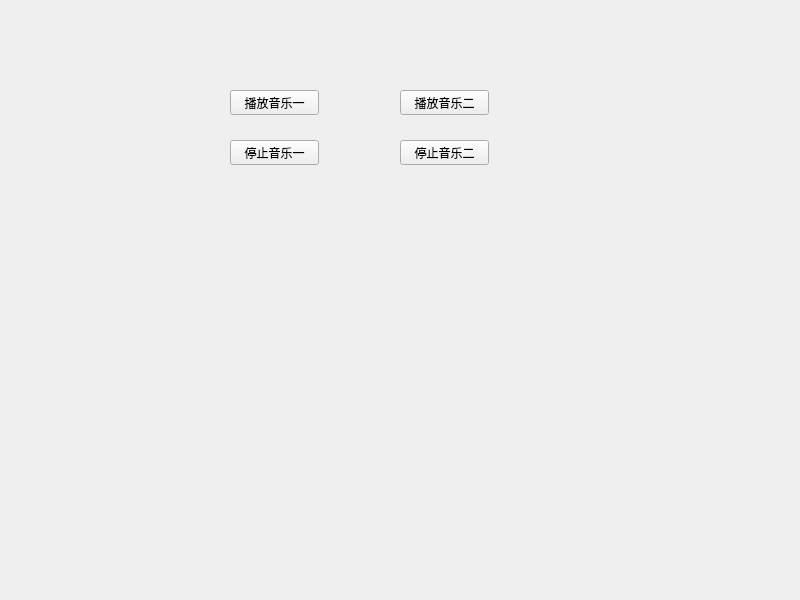
<?xml version="1.0" encoding="UTF-8"?>
<ui version="4.0">
 <class>Widget</class>
 <widget class="QWidget" name="Widget">
  <property name="geometry">
   <rect>
    <x>0</x>
    <y>0</y>
    <width>800</width>
    <height>600</height>
   </rect>
  </property>
  <property name="windowTitle">
   <string>Widget</string>
  </property>
  <widget class="QPushButton" name="pushButton">
   <property name="geometry">
    <rect>
     <x>230</x>
     <y>90</y>
     <width>89</width>
     <height>25</height>
    </rect>
   </property>
   <property name="text">
    <string>播放音乐一</string>
   </property>
  </widget>
  <widget class="QPushButton" name="pushButton_2">
   <property name="geometry">
    <rect>
     <x>230</x>
     <y>140</y>
     <width>89</width>
     <height>25</height>
    </rect>
   </property>
   <property name="text">
    <string>停止音乐一</string>
   </property>
  </widget>
  <widget class="QPushButton" name="pushButton_3">
   <property name="geometry">
    <rect>
     <x>400</x>
     <y>90</y>
     <width>89</width>
     <height>25</height>
    </rect>
   </property>
   <property name="text">
    <string>播放音乐二</string>
   </property>
  </widget>
  <widget class="QPushButton" name="pushButton_4">
   <property name="geometry">
    <rect>
     <x>400</x>
     <y>140</y>
     <width>89</width>
     <height>25</height>
    </rect>
   </property>
   <property name="text">
    <string>停止音乐二</string>
   </property>
  </widget>
 </widget>
 <resources/>
 <connections/>
</ui>
